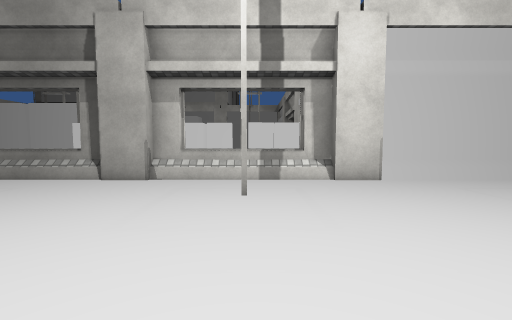
[1] (above)

24 first-person views from a walk through a Unity game level. The camera is 1.3 m above the floor, tilts 4° down and sees 90° across. The floor is counted in squares, 1 m on a side. Each view is taken from the middle of a square. On the plan, view 1 faces up. The plan holds only what a view shows up to about 13 squares ahead; the rest is blank. The place goes on beyond the plan. Some animated figures are left out. Some surface patterns are stand-ins.

[2]
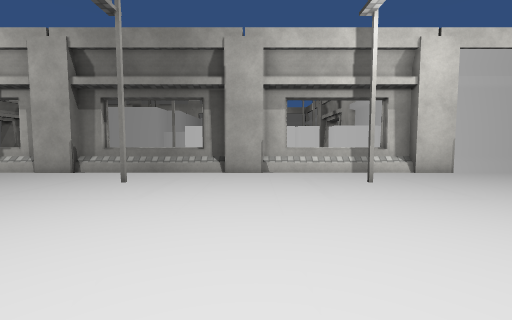

[3]
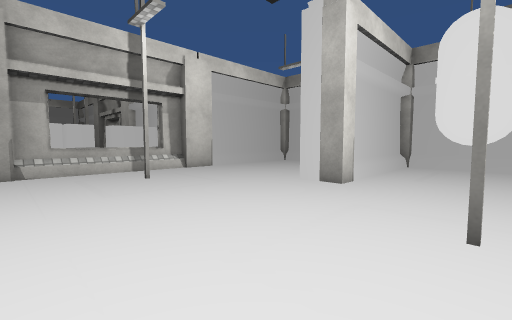

[4]
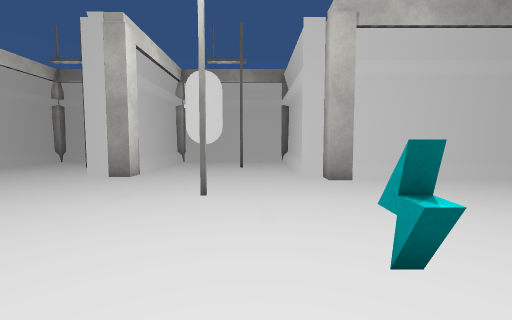

[5]
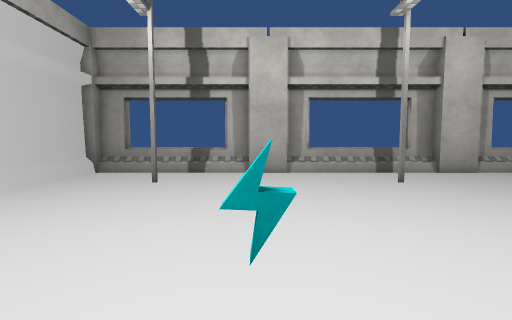

[6]
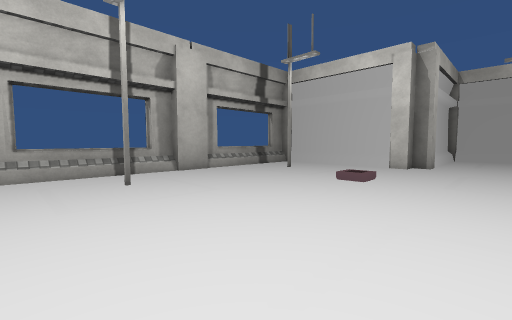

[7]
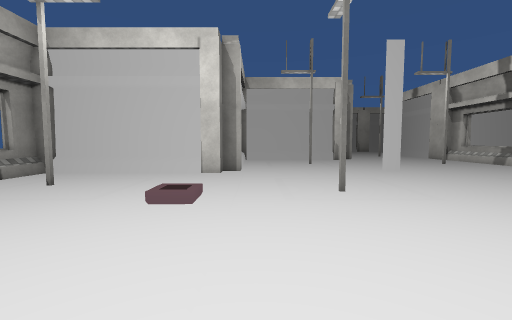

[8]
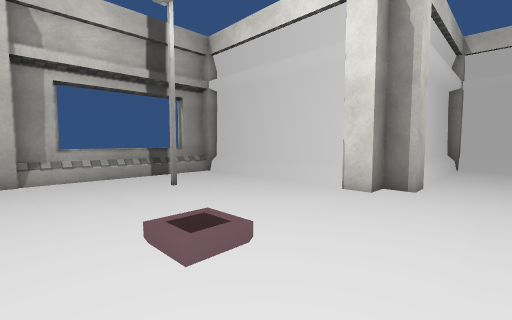

[9]
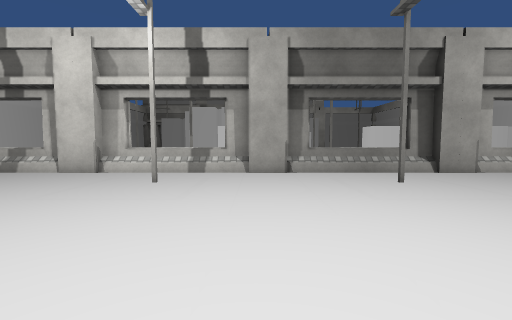

[10]
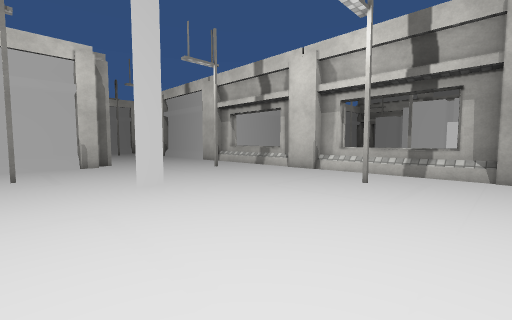

[11]
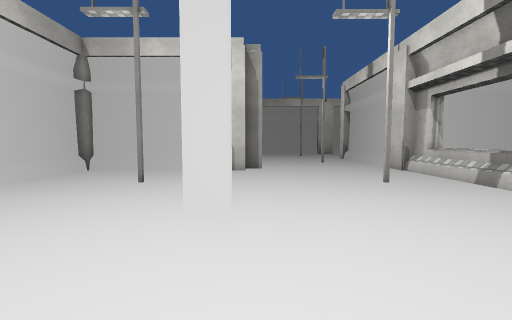

[12]
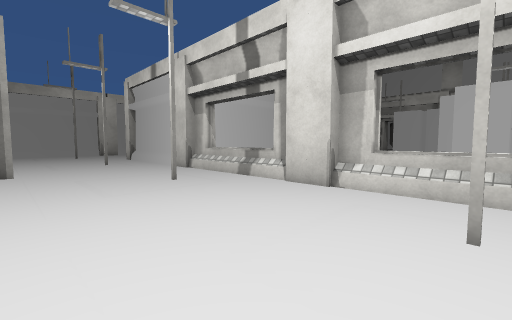

[13]
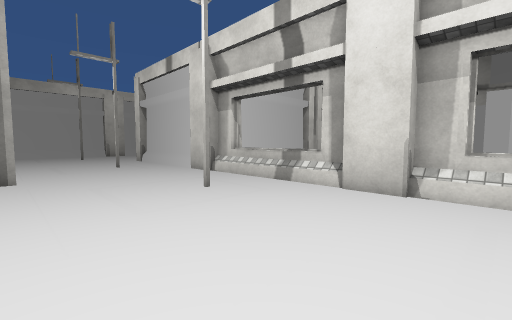

[14]
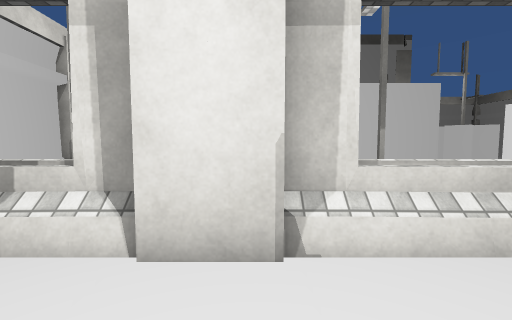

[15]
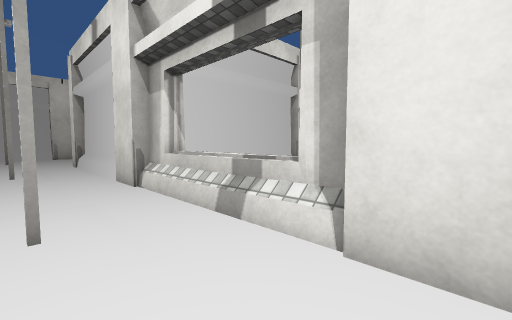

[16]
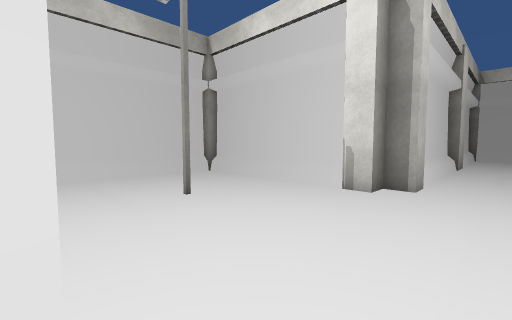

[17]
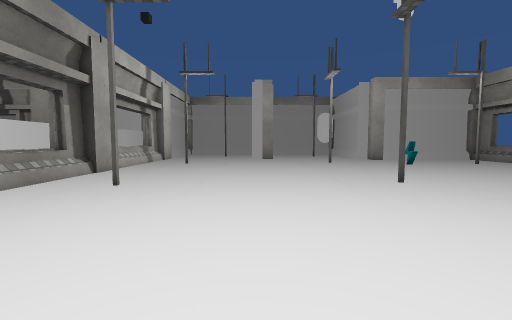

[18]
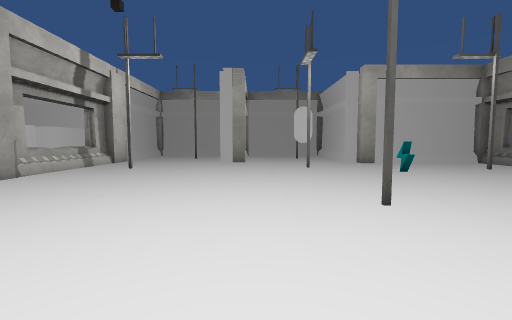

[19]
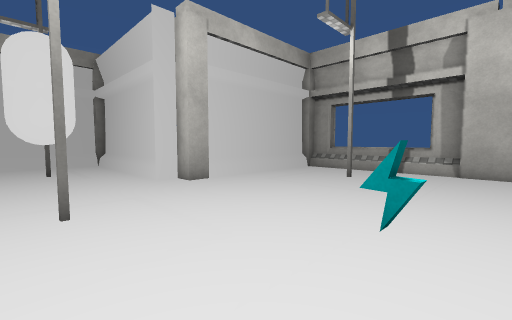

[20]
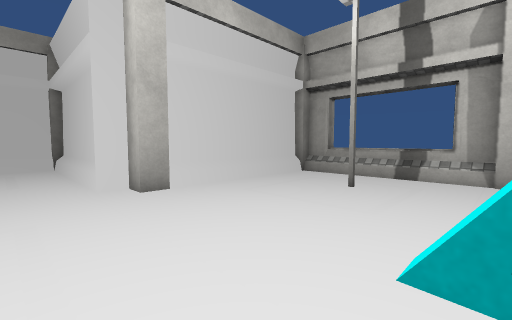

[21]
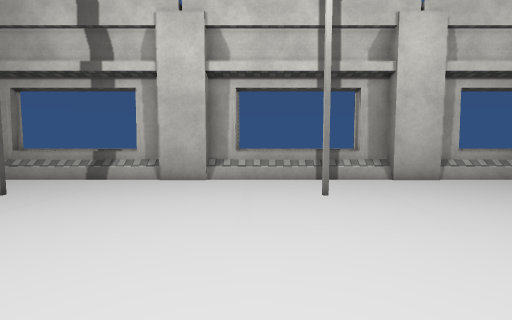

[22]
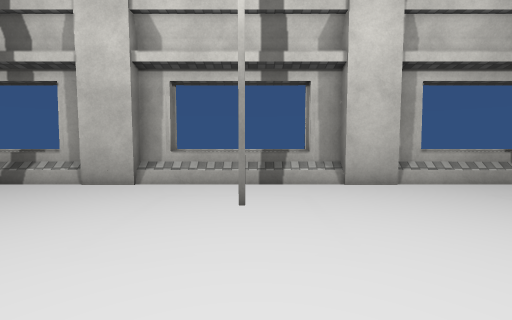

[23]
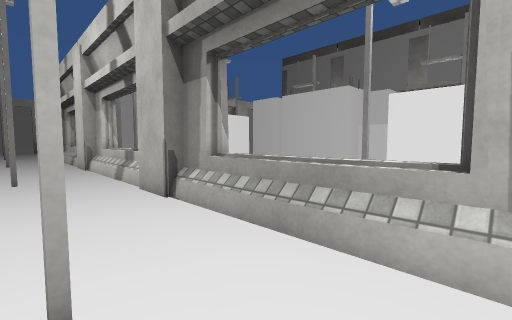

[24]
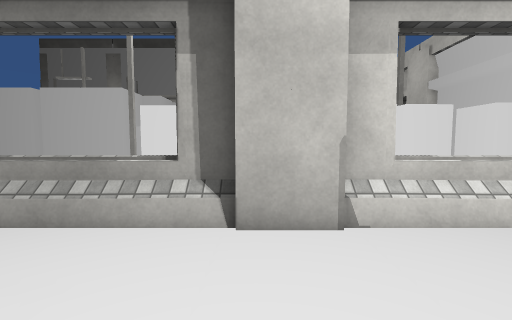

### Floor plan
Key: @ floor where view 1 was taken; # wall or solid block; . main floor; : floor 0.5 m higher than the main floor; O other object.
Columns run from 32 left of view 1 to 7 right of it. Each row starts with its distance up from view 1.
 20              OOOO   OO
 19                 O   OOO            O
 18               OOOOOOOOOO           O
 17    OO                  O           O
 16     #                              #
 15     #
 14     #
 13     #
 12     #
 11     #            O OO    OO   OOOOO
 10      #    # O#   O#  #   O#  #OO###
  9 ###OO#::::#OO#::::#OO#::::#OO#::::#OO###
  8 ........................................
  7 ........................................
  6 #.......#.......#.......#.......#......
  5  ......................................
  4 .......................................
  3 ......................................
  2 ###O................................O
  1    OO......O........................O###
  0     #...........................@.......
 -1     #...................................
 -2     #...#........................O.....
 -3     #...........#.......#........O.....#
 -4     #...................................
 -5     #.......................O...........
 -6     #######O........................O###
 -7            OO....OO................OO
 -8             #......................#
 -9             #......................#
-10             #......................#
-11             #..#.......#.......#...#
-12             #......................#
-13             #......................#
-14             ##::::#OO#::::#OO#::::##
-15              ##  ##OO##  ##OO##  ##

Positions as (right, up) in squares from view 1, and headings:
1: (0, 0), facing up
2: (-4, -2), facing up
3: (-4, -3), facing up-right
4: (-6, -4), facing right
5: (-4, -3), facing down
6: (-6, -3), facing down-left
7: (-9, -5), facing left
8: (-13, -4), facing down-left
9: (-13, -2), facing up
10: (-13, -2), facing up-left
11: (-16, 2), facing left
12: (-16, 2), facing up-left
13: (-18, 2), facing up-left
14: (-20, 6), facing up
15: (-20, 6), facing up-left
16: (-21, 4), facing down-left
17: (-16, 2), facing right
18: (-13, 0), facing right
19: (-5, -2), facing down-right
20: (-4, -4), facing down-right
21: (-7, -5), facing down
22: (-9, -6), facing down
23: (-6, 6), facing up-left
24: (-5, 5), facing up
